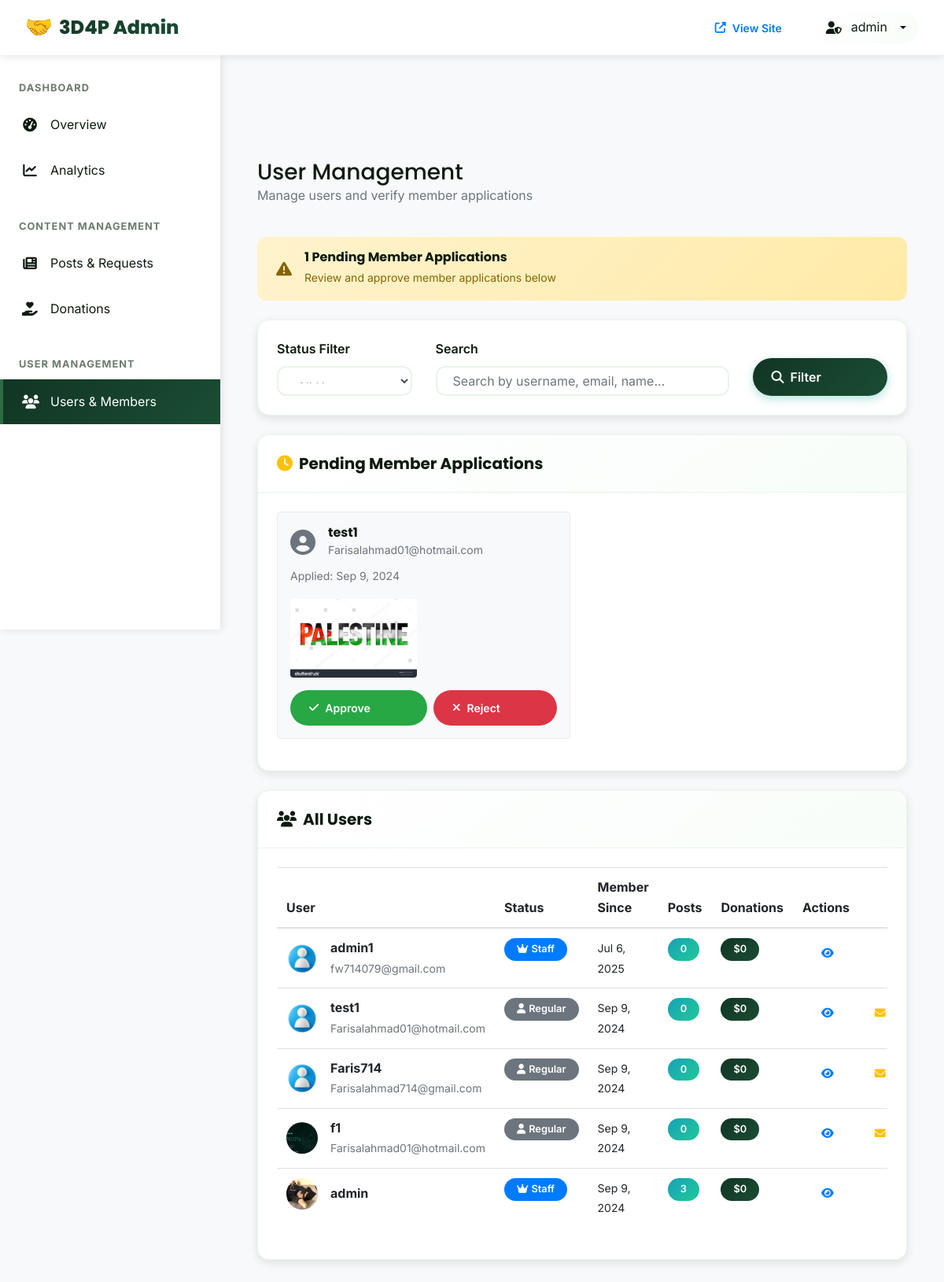
The page /dashboard/users/ (signed in) on the database its author committed.
### users/models.py (models this page shows, shortened)
class CustomUser(AbstractUser):
    is_member = models.BooleanField(default=False)
    is_verified = models.BooleanField(default=False)
    bio = models.TextField(blank=True)
    date_of_birth = models.DateField(null=True, blank=True)
    pass

class MemberApplication(models.Model):
    user = models.OneToOneField(CustomUser, on_delete=models.CASCADE)
    proof_image = models.ImageField(upload_to='proof_images/')
    application_date = models.DateTimeField(auto_now_add=True)
    is_approved = models.BooleanField(default=False)

class MemberProfile(models.Model):
    user = models.OneToOneField(settings.AUTH_USER_MODEL, on_delete=models.CASCADE)
    photo = models.ImageField(upload_to='profile_photos',  default='default.jpg')
    bio = models.TextField(max_length=500, blank=True)
    is_verified = models.BooleanField(default=False)

### admin_dashboard/views.py (the view, shortened to what this page needs)
# urls.py: path('users/', views.admin_users, name='admin_users'),
@user_passes_test(is_admin)
def admin_users(request):
    status_filter = request.GET.get('status', 'all')
    search = request.GET.get('search', '')
    users = CustomUser.objects.select_related('memberprofile')
    if status_filter == 'verified':
        users = users.filter(is_verified=True)
    elif status_filter == 'pending':
        users = users.filter(is_verified=False)
    elif status_filter == 'staff':
        users = users.filter(is_staff=True)
    users = users.order_by('-date_joined')
    paginator = Paginator(users, 15)
    page_number = request.GET.get('page')
    page_obj = paginator.get_page(page_number)
    for user in page_obj:
        user.total_donations = Donation.objects.filter(
            donor_email=user.email,
            payment_status='completed'
        ).aggregate(total=Sum('amount'))['total'] or 0
    pending_applications = MemberApplication.objects.filter(
        is_approved=False
    ).select_related('user').order_by('-application_date')[:10]
    context = {
        'page_obj': page_obj,
        'status_filter': status_filter,
        'search': search,
        'pending_applications': pending_applications,
    }
    return render(request, 'admin_dashboard/users.html', context)

### admin_dashboard/views.py (called while the page is built)
def is_admin(user):
    return user.is_staff and user.is_superuser

### utils/error_handlers.py (called while the page is built)
    def __call__(self, request):
        if self.is_suspicious_request(request):
            logger.warning(
                f"Suspicious request detected: {request.method} {request.get_full_path()} "
                f"from IP: {self.get_client_ip(request)}"
            )
        response = self.get_response(request)
        return response

    def is_suspicious_request(self, request):
        suspicious_patterns = [
            'admin/', 'wp-admin/', 'phpmyadmin/', '.env', 'config.php',
            'shell.php', 'cmd.php', 'eval(', 'system(', 'exec('
        ]
        path = request.get_full_path().lower()
        return any(pattern in path for pattern in suspicious_patterns)

### admin_dashboard/templates/admin_dashboard/users.html (shortened to what this page needs)
{% extends 'admin_dashboard/base.html' %}
{% block content %}
<div class="container-fluid">
    <div class="d-flex justify-content-between align-items-center mb-4">
        <div>
            <h1 class="h3 mb-0">User Management</h1>
            <p class="text-muted">Manage users and verify member applications</p>
        </div>
    </div>
    {% if pending_applications %}
    <div class="alert alert-warning mb-4">
        <div class="d-flex align-items-center">
            <i class="fas fa-exclamation-triangle fa-lg mr-3"></i>
            <div>
                <h6 class="mb-1">{{ pending_applications|length }} Pending Member Applications</h6>
                <small>Review and approve member applications below</small>
            </div>
        </div>
    </div>
    {% endif %}
    <div class="admin-card mb-4">
        <div class="admin-card-body">
            <form method="GET" class="row align-items-end">
                <div class="col-md-3">
                    <label class="form-label">Status Filter</label>
                    <select name="status" class="form-control">
                        <option value="all" {% if status_filter == 'all' %}selected{% endif %}>All Users</option>
                    </select>
                </div>
                <div class="col-md-6">
                    <label class="form-label">Search</label>
                    <input type="text" name="search" class="form-control" placeholder="Search by username, email, name..." value="{{ search }}">
                </div>
                <div class="col-md-3">
                    <button type="submit" class="btn btn-primary btn-block">
                        <i class="fas fa-search"></i> Filter
                    </button>
                </div>
            </form>
        </div>
    </div>
    {% if pending_applications %}
    <div class="admin-card mb-4">
        <div class="admin-card-header">
            <h5 class="mb-0"><i class="fas fa-clock text-warning mr-2"></i>Pending Member Applications</h5>
        </div>
        <div class="admin-card-body">
            <div class="row">
                {% for application in pending_applications %}
                <div class="col-lg-6 mb-3">
                    <div class="border rounded p-3 bg-light">
                        <div class="d-flex align-items-center mb-2">
                            <i class="fas fa-user-circle fa-2x text-muted mr-3"></i>
                            <div>
                                <h6 class="mb-0">{{ application.user.get_full_name|default:application.user.username }}</h6>
                                <small class="text-muted">{{ application.user.email }}</small>
                            </div>
                        </div>
                        <div class="mb-3">
                            <small class="text-muted">Applied: {{ application.application_date|date:"M j, Y" }}</small>
                        </div>
                        {% if application.proof_image %}
                        <div class="mb-3">
                            <img src="{{ application.proof_image.url }}" class="img-fluid rounded" style="max-height: 100px;" alt="Proof image">
                        </div>
                        {% endif %}
                        <div class="d-flex gap-2">
                            <a href="{% url 'approve_member' application.id %}" class="btn btn-success btn-sm flex-fill">
                                <i class="fas fa-check"></i> Approve
                            </a>
                            <a href="{% url 'reject_member' application.id %}" class="btn btn-danger btn-sm flex-fill">
                                <i class="fas fa-times"></i> Reject
                            </a>
                        </div>
                    </div>
                </div>
                {% endfor %}
            </div>
        </div>
    </div>
    {% endif %}
    <div class="admin-card">
        <div class="admin-card-header">
            <h5 class="mb-0"><i class="fas fa-users mr-2"></i>All Users</h5>
        </div>
        <div class="admin-card-body">
            <div class="table-responsive">
                <table class="table table-hover">
                    <thead>
                        <tr>
                            <th>User</th>
                            <th>Status</th>
                            <th>Member Since</th>
                            <th>Posts</th>
                            <th>Donations</th>
                            <th>Actions</th>
                        </tr>
                    </thead>
                    <tbody>
                        {% for user in page_obj %}
                        <tr>
                            <td>
                                <div class="d-flex align-items-center">
                                    {% if user.memberprofile.photo %}
                                    <img src="{{ user.memberprofile.photo.url }}" class="rounded-circle mr-3" style="width: 40px; height: 40px; object-fit: cover;" alt="{{ user.username }}">
                                    {% else %}
                                    <i class="fas fa-user-circle fa-2x text-muted mr-3"></i>
                                    {% endif %}
                                    <div>
                                        <div class="font-weight-bold">{{ user.get_full_name|default:user.username }}</div>
                                        <small class="text-muted">{{ user.email }}</small>
                                    </div>
                                </div>
                            </td>
                            <td>
                                {% if user.is_staff %}
                                    <span class="badge badge-primary"><i class="fas fa-crown"></i> Staff</span>
                                {% elif user.is_verified %}
                                    <span class="badge badge-success"><i class="fas fa-check-circle"></i> Verified</span>
                                {% elif user.is_member %}
                                    <span class="badge badge-warning"><i class="fas fa-clock"></i> Pending</span>
                                {% else %}
                                    <span class="badge badge-secondary"><i class="fas fa-user"></i> Regular</span>
                                {% endif %}
                            </td>
                            <td>
                                <small>{{ user.date_joined|date:"M j, Y" }}</small>
                            </td>
                            <td>
                                <span class="badge badge-info">{{ user.post_set.count }}</span>
                            </td>
                            <td>
                                <span class="badge badge-success">${{ user.total_donations|floatformat:0 }}</span>
                            </td>
                            <td>
                                <div class="d-flex gap-1">
                                    <a href="{% url 'user_profile' user.username %}" class="btn btn-sm btn-outline-primary" title="View Profile">
                                        <i class="fas fa-eye"></i>
                                    </a>
                                    {% if not user.is_staff %}
                                    <button class="btn btn-sm btn-outline-warning" title="Send Message">
                                        <i class="fas fa-envelope"></i>
                                    </button>
                                    {% endif %}
                                </div>
                            </td>
                        </tr>
                        {% endfor %}
                    </tbody>
                </table>
            </div>
        </div>
    </div>
</div>
{% endblock %}

### admin_dashboard/templates/admin_dashboard/base.html (shortened to what this page needs)
{% load static %}
<!DOCTYPE html>
<html lang="en">
<head>
    <link rel="stylesheet" href="https://cdn.jsdelivr.net/npm/bootstrap@4.6.2/dist/css/bootstrap.min.css">
    <link rel="stylesheet" href="https://cdnjs.cloudflare.com/ajax/libs/font-awesome/6.4.0/css/all.min.css">
    <link rel="stylesheet" type="text/css" href="{% static 'css/main.css' %}">
</head>
<body>
    <header class="admin-header">
        <a href="{% url 'admin_dashboard' %}" class="admin-brand">
            3D4P Admin
        </a>
        <nav class="admin-nav">
            <a href="{% url 'home' %}" class="btn btn-outline-primary btn-sm">
                <i class="fas fa-external-link-alt"></i> View Site
            </a>
            <div class="dropdown">
                <a href="#" class="admin-user dropdown-toggle" data-toggle="dropdown">
                    <i class="fas fa-user-shield"></i>
                    <span>{{ user.username }}</span>
                </a>
            </div>
        </nav>
    </header>
    <aside class="admin-sidebar">
        <nav class="sidebar-nav">
            <div class="nav-section">
                <div class="nav-section-title">Dashboard</div>
                <a href="{% url 'admin_dashboard' %}" class="nav-link {% if request.resolver_match.url_name == 'admin_dashboard' %}active{% endif %}">
                    <i class="fas fa-tachometer-alt"></i>
                    <span>Overview</span>
                </a>
                <a href="{% url 'admin_analytics' %}" class="nav-link {% if request.resolver_match.url_name == 'admin_analytics' %}active{% endif %}">
                    <i class="fas fa-chart-line"></i>
                    <span>Analytics</span>
                </a>
            </div>
            <div class="nav-section">
                <div class="nav-section-title">Content Management</div>
                <a href="{% url 'admin_posts' %}" class="nav-link {% if request.resolver_match.url_name == 'admin_posts' %}active{% endif %}">
                    <i class="fas fa-newspaper"></i>
                    <span>Posts & Requests</span>
                </a>
                <a href="{% url 'admin_donations' %}" class="nav-link {% if request.resolver_match.url_name == 'admin_donations' %}active{% endif %}">
                    <i class="fas fa-hand-holding-heart"></i>
                    <span>Donations</span>
                </a>
            </div>
            <div class="nav-section">
                <div class="nav-section-title">User Management</div>
                <a href="{% url 'admin_users' %}" class="nav-link {% if request.resolver_match.url_name == 'admin_users' %}active{% endif %}">
                    <i class="fas fa-users"></i>
                    <span>Users & Members</span>
                </a>
            </div>
        </nav>
    </aside>
    <main class="admin-main">
        {% block content %}
        {% endblock %}
    </main>
</body>
</html>

### static/css/main.css (style rules this page uses)
:root { --primary-color: #123524; --secondary-color: #1a4d34; --accent-color: #2d6b45; --danger-color: #d62828; --success-color: #27a745; --dark-color: #0d1b0f; --light-color: #f8fdf9; --gray-light: #e8f5ea; --gray-medium: #6c7b6d; --white: #ffffff; --gradient-primary: linear-gradient(135deg, #123524 0%, #1a4d34 100%); --gradient-hero: linear-gradient(135deg, #0d1b0f 0%, #123524 100%); --gradient-card: linear-gradient(145deg, #ffffff 0%, #f8fdf9 100%); --gradient-danger: linear-gradient(135deg, #d62828 0%, #f77f00 100%); --shadow-sm: 0 2px 4px rgba(0,0,0,0.08); --shadow-md: 0 4px 12px rgba(0,0,0,0.1); --shadow-lg: 0 8px 24px rgba(0,0,0,0.12); --shadow-xl: 0 12px 48px rgba(0,0,0,0.15); --font-primary: 'Inter', -apple-system, BlinkMacSystemFont, 'Segoe UI', sans-serif; --font-heading: 'Poppins', sans-serif; --transition-fast: all 0.2s ease; --transition-medium: all 0.3s ease; --transition-slow: all 0.5s cubic-bezier(0.4, 0, 0.2, 1); }
* { margin: 0; padding: 0; box-sizing: border-box; }
body { font-family: var(--font-primary); color: var(--dark-color); background-color: var(--light-color); line-height: 1.6; overflow-x: hidden; padding-top: 100px; }
h1, h2, h3, h4, h5, h6 { font-family: var(--font-heading); font-weight: 700; color: var(--dark-color); margin-bottom: 1rem; }
.btn { font-family: var(--font-primary); font-weight: 600; padding: 0.75rem 1.5rem; border-radius: 50px; transition: var(--transition-medium); text-decoration: none; display: inline-flex; align-items: center; gap: 0.5rem; border: none; cursor: pointer; }
.btn-primary { background: var(--gradient-primary); color: white; box-shadow: 0 4px 12px rgba(0, 168, 150, 0.3); }
.form-label { font-weight: 600; color: var(--dark-color); margin-bottom: 0.5rem; display: block; }
.form-control { width: 100%; padding: 0.875rem 1.25rem; border: 2px solid var(--gray-light); border-radius: 12px; font-size: 1rem; transition: var(--transition-fast); background: var(--white); }
.alert { padding: 1rem 1.5rem; border-radius: 12px; margin-bottom: 1.5rem; border: none; font-weight: 500; }
.alert-warning { background: linear-gradient(135deg, #fff3cd 0%, #ffeaa7 100%); color: #856404; }
.badge { padding: 0.5rem 1rem; border-radius: 20px; font-weight: 600; font-size: 0.8rem; display: inline-flex; align-items: center; gap: 0.25rem; }
.badge-success { background: var(--gradient-primary); color: white; }
.badge-info { background: linear-gradient(135deg, #17a2b8 0%, #20c997 100%); color: white; }
* { transition: background-color 0.3s ease, color 0.3s ease, border-color 0.3s ease; }

### admin_dashboard/templates/admin_dashboard/users.html (style rules this page uses)
.gap-1 { gap: 0.25rem; }
.gap-2 { gap: 0.5rem; }
.border { border: 1px solid #e9ecef !important; }
.bg-light { background-color: #f8f9fa !important; }

### rows shown on the page
CustomUser: username "admin", memberprofile.photo (picture), get_full_name "admin", is_staff True (drawn), date_joined "Sep 9, 2024", post_set.count "3", total_donations "0"
MemberApplication: user.get_full_name "test1", user.email "Farisalahmad01@hotmail.com", application_date "Sep 9, 2024", proof_image (picture)
CustomUser: memberprofile.photo (placeholder picture), get_full_name "admin1", email "fw714079@gmail.com", is_staff True (drawn), date_joined "Jul 6, 2025", post_set.count "0", total_donations "0"
CustomUser: memberprofile.photo (placeholder picture), get_full_name "test1", email "Farisalahmad01@hotmail.com", is_staff False (drawn), date_joined "Sep 9, 2024", post_set.count "0", total_donations "0"
CustomUser: memberprofile.photo (placeholder picture), get_full_name "Faris714", email "Farisalahmad714@gmail.com", is_staff False (drawn), date_joined "Sep 9, 2024", post_set.count "0", total_donations "0"
CustomUser: memberprofile.photo (picture), get_full_name "f1", email "Farisalahmad01@hotmail.com", is_staff False (drawn), date_joined "Sep 9, 2024", post_set.count "0", total_donations "0"

### other values the page prints
{{ pending_applications|length }} "1"
